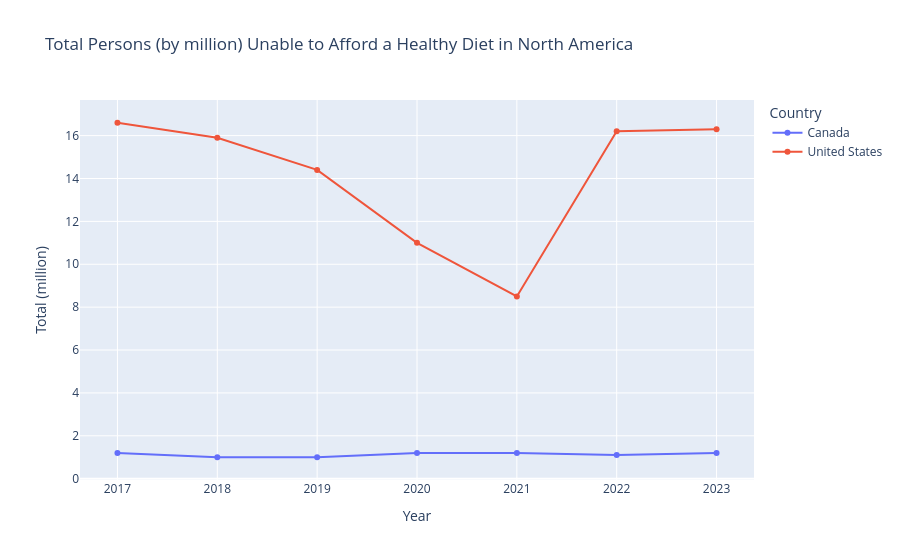

Source (notebook cell):
### Code cell
# Line plot of diet_persons_df
fig = px.line(
    diet_persons_df,
    x="Year",
    y="Total (million)",
    color="Country",
    markers=True,        # show markers for each data point
    title="Total Persons (by million) Unable to Afford a Healthy Diet in North America"
)

fig.show()

### Figure 1 — Plotly figure (JSON) as saved in the notebook; plotly's stock layout.template omitted (floating-point values rounded to 4 significant figures)
{"data": [{"hovertemplate": "Country=Canada<br>Year=%{x}<br>Total (million)=%{y}<extra></extra>", "legendgroup": "Canada", "line": {"color": "#636efa", "dash": "solid"}, "marker": {"symbol": "circle"}, "mode": "lines+markers", "name": "Canada", "orientation": "v", "showlegend": true, "type": "scatter", "x": [2023, 2022, 2021, 2020, 2019, 2018, 2017], "xaxis": "x", "y": [1.2, 1.1, 1.2, 1.2, 1, 1, 1.2], "yaxis": "y"}, {"hovertemplate": "Country=United States<br>Year=%{x}<br>Total (million)=%{y}<extra></extra>", "legendgroup": "United States", "line": {"color": "#EF553B", "dash": "solid"}, "marker": {"symbol": "circle"}, "mode": "lines+markers", "name": "United States", "orientation": "v", "showlegend": true, "type": "scatter", "x": [2023, 2022, 2021, 2020, 2019, 2018, 2017], "xaxis": "x", "y": [16.3, 16.2, 8.5, 11, 14.4, 15.9, 16.6], "yaxis": "y"}], "layout": {"legend": {"title": {"text": "Country"}, "tracegroupgap": 0}, "title": {"text": "Total Persons (by million) Unable to Afford a Healthy Diet in North America"}, "xaxis": {"anchor": "y", "domain": [0, 1], "title": {"text": "Year"}}, "yaxis": {"anchor": "x", "domain": [0, 1], "title": {"text": "Total (million)"}}}}
